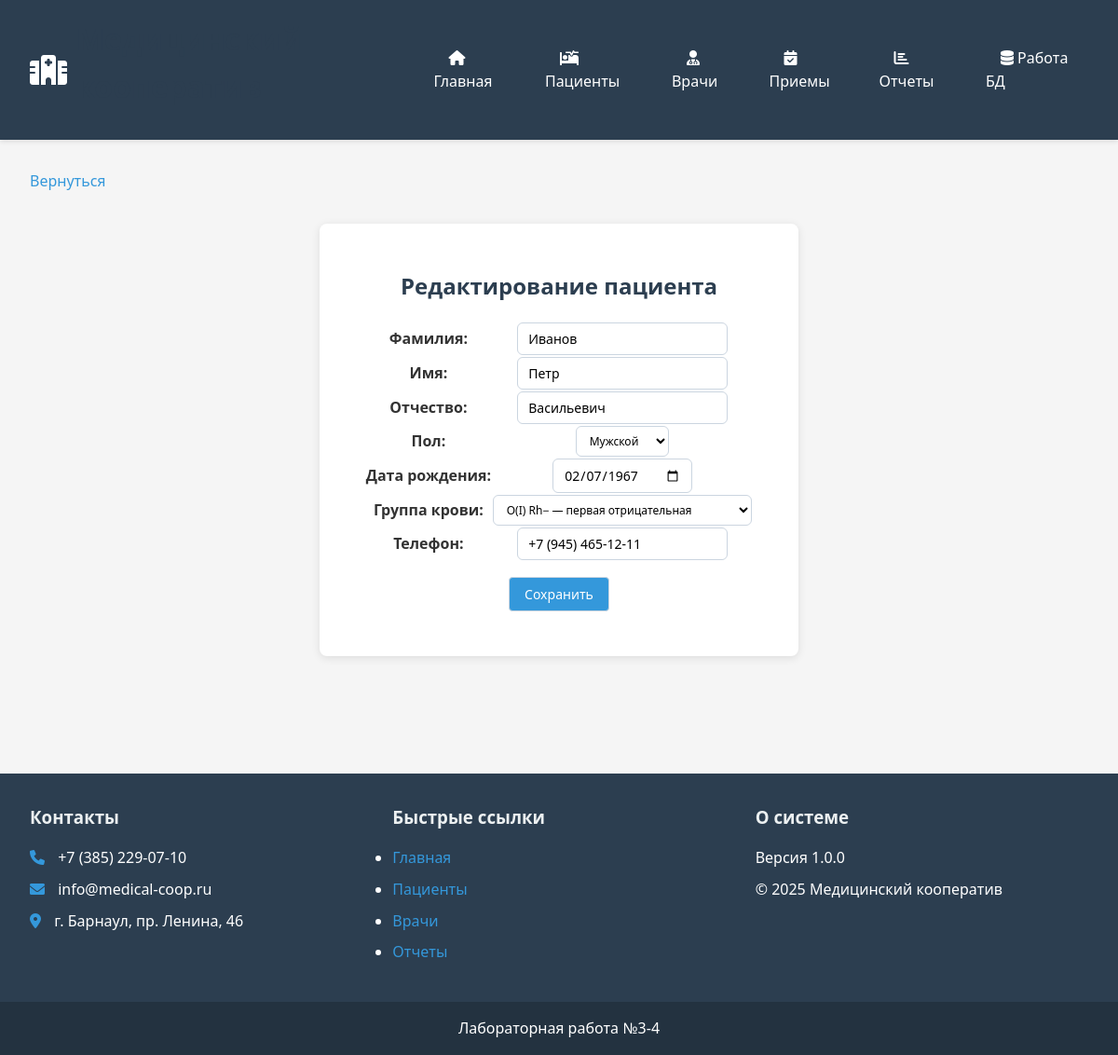
/pages/patients/patients_update.php?id=1, run on an earlier commit of the app's database.
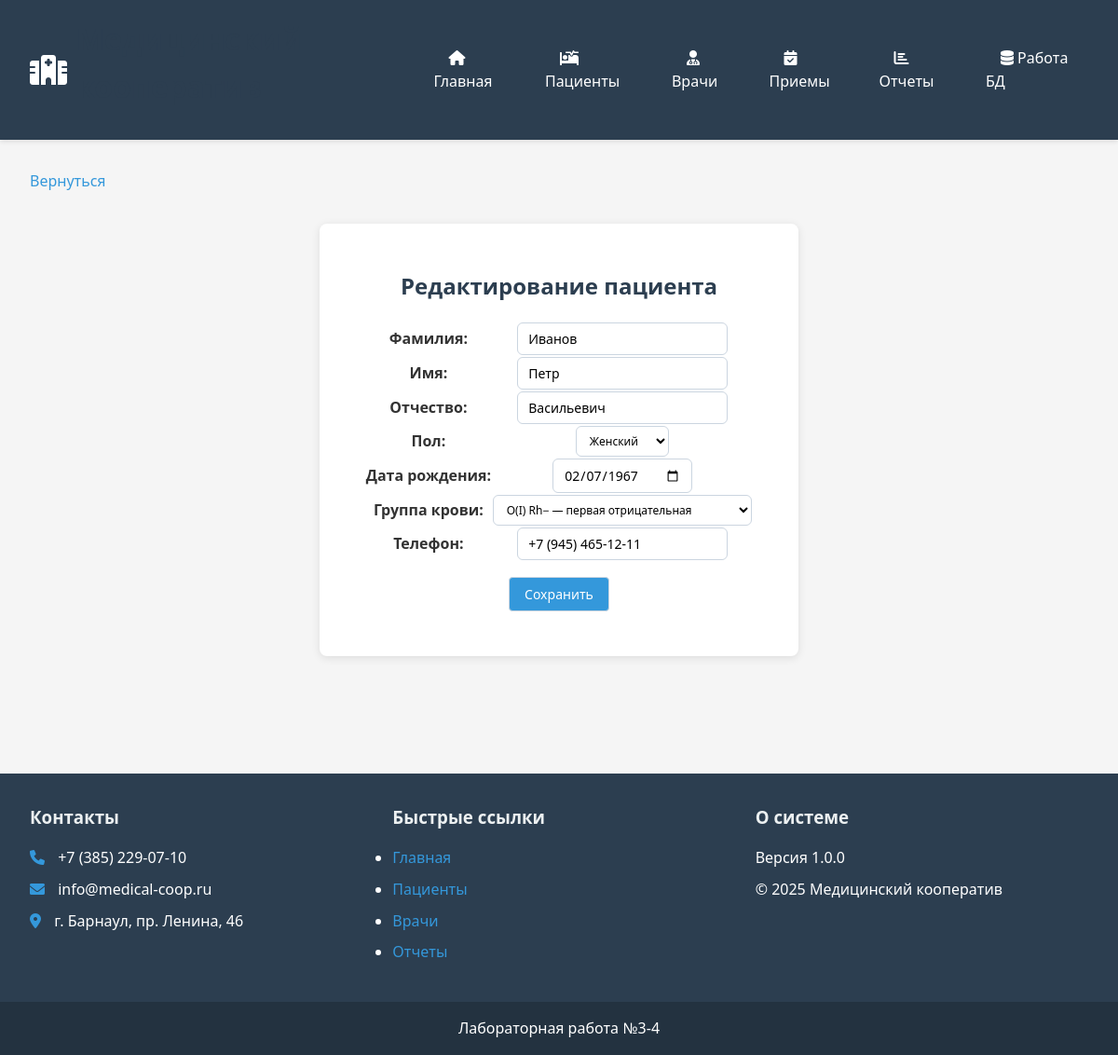
And on a later commit of the database.
### tables this page shows
CREATE TABLE `patient` (
  `id` int(11) NOT NULL,
  `last_name` varchar(20) DEFAULT NULL,
  `first_name` varchar(20) DEFAULT NULL,
  `patronymic` varchar(20) DEFAULT NULL,
  `gender` int(11) NOT NULL,
  `data_of_birth` date DEFAULT NULL,
  `reg_address` varchar(50) DEFAULT NULL,
  `resid_address` varchar(50) DEFAULT NULL,
  `passport` int(11) DEFAULT NULL,
  `insurance_policy` varchar(50) DEFAULT NULL,
  `organization` varchar(50) DEFAULT NULL,
  `phone_number` varchar(20) DEFAULT NULL,
  `email` varchar(50) DEFAULT NULL,
  `blood_type` int(11) DEFAULT NULL
);

CREATE TABLE `gender` (
  `id` int(11) NOT NULL,
  `gen` varchar(50) DEFAULT NULL
);

CREATE TABLE `blood_type` (
  `id` int(11) NOT NULL,
  `type` varchar(50) DEFAULT NULL
);

### pages/patients/patients_update.php (the view, shortened to what this page needs)
<?php
require_once '../../includes/header.php';
require_once '../../includes/config.php';
$id = $_GET['id'];
$patient_result = $conn->query("SELECT * FROM patient WHERE id = $id");
$patient = $patient_result->fetch_assoc();
$genders = $conn->query("SELECT * FROM gender");
$blood_types = $conn->query("SELECT * FROM blood_type");
?>
<a class="button_a" href="pages/patients/patients.php">Вернуться</a>
<div class="main-interaction_block">
    <div class="interaction_block">
        <h2>Редактирование пациента</h2>
        <form method="post" action="pages/patients/patients_update_post.php">
            <table>
                <tr>
                    <td><strong>Фамилия:</strong></td>
                    <td><input type="text" name="last_name" value="<?= htmlspecialchars($patient['last_name']) ?>" required></td>
                </tr>
                <tr>
                    <td><strong>Имя:</strong></td>
                    <td><input type="text" name="first_name" value="<?= htmlspecialchars($patient['first_name']) ?>" required></td>
                </tr>
                <tr>
                    <td><strong>Отчество:</strong></td>
                    <td><input type="text" name="patronymic" value="<?= htmlspecialchars($patient['patronymic']) ?>"></td>
                </tr>
                <tr>
                    <td><strong>Пол:</strong></td>
                    <td>
                        <select name="gender" required>
                            <?php while ($row = $genders->fetch_assoc()): ?>
                                <option value="<?= $row['id'] ?>" <?= $row['id'] == $patient['gender'] ? 'selected' : '' ?>>
                                    <?= htmlspecialchars($row['gen']) ?>
                                </option>
                            <?php endwhile; ?>
                        </select>
                    </td>
                </tr>
                <tr>
                    <td><strong>Дата рождения:</strong></td>
                    <td><input type="date" name="data_of_birth" value="<?= $patient['data_of_birth'] ?>" required></td>
                </tr>
                <tr>
                    <td><strong>Группа крови:</strong></td>
                    <td>
                        <select name="blood_type" required>
                            <?php while ($row = $blood_types->fetch_assoc()): ?>
                                <option value="<?= $row['id'] ?>" <?= $row['id'] == $patient['blood_type'] ? 'selected' : '' ?>>
                                    <?= htmlspecialchars($row['type']) ?>
                                </option>
                            <?php endwhile; ?>
                        </select>
                    </td>
                </tr>
                <tr>
                    <td><strong>Телефон:</strong></td>
                    <td><input type="text" name="phone_number" value="<?= htmlspecialchars($patient['phone_number']) ?>" required></td>
                </tr>
            </table>
            <input type="submit" value="Сохранить" class="btn">
        </form>
    </div>
</div>
<?php
require_once '../../includes/footer.php';
?>

What changed in the data, as far as the page shows it:
changed through a linked row, patient "Иванов": gender "Мужской" → "Женский"
